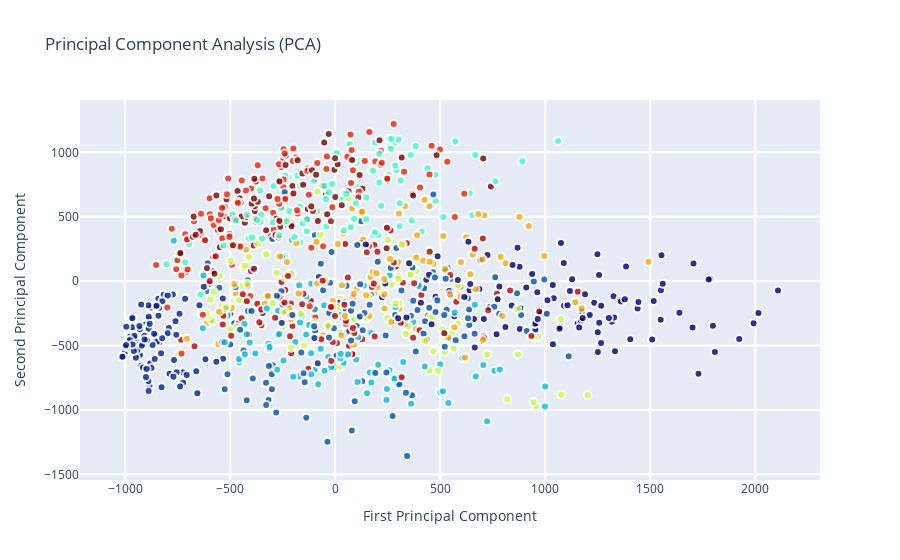

Write notebook code for a chart like this one.
### Code cell
X_5d = pca.transform(X[:1000])

trace0 = go.Scatter(
    x = X_5d[:,0],
    y = X_5d[:,1],
#     name = Target,
#     hoveron = Target,
    mode = 'markers',
    text = target[:1000],
    showlegend = False,
    marker = dict(
        size = 8,
        color = target[:1000],
        colorscale ='Jet',
        showscale = False,
        line = dict(
            width = 2,
            color = 'rgb(255, 255, 255)'
        ),
        opacity = 0.8
    )
)
data = [trace0]

layout = go.Layout(
    title= 'Principal Component Analysis (PCA)',
    hovermode= 'closest',
    xaxis= dict(
         title= 'First Principal Component',
        ticklen= 5,
        zeroline= False,
        gridwidth= 2,
    ),
    yaxis=dict(
        title= 'Second Principal Component',
        ticklen= 5,
        gridwidth= 2,
    ),
    showlegend= True
)


fig = dict(data=data, layout=layout)
py.iplot(fig, filename='styled-scatter')

### Figure 1 — Plotly figure (JSON) as saved in the notebook; plotly's stock layout.template omitted (floating-point values rounded to 4 significant figures; data arrays with more than 128 entries replaced by an {"elided": "..."} marker saying what was removed)
{"data": [{"marker": {"color": {"elided": "1000 int values"}, "colorscale": [[0, "rgb(0,0,131)"], [0.2, "rgb(0,60,170)"], [0.4, "rgb(5,255,255)"], [0.6, "rgb(255,255,0)"], [0.8, "rgb(250,0,0)"], [1, "rgb(128,0,0)"]], "line": {"color": "rgb(255, 255, 255)", "width": 2}, "opacity": 0.8, "showscale": false, "size": 8}, "mode": "markers", "showlegend": false, "text": {"elided": "1000 int values"}, "type": "scatter", "x": {"elided": "1000 float values"}, "y": {"elided": "1000 float values"}}], "layout": {"hovermode": "closest", "showlegend": true, "title": {"text": "Principal Component Analysis (PCA)"}, "xaxis": {"gridwidth": 2, "ticklen": 5, "title": {"text": "First Principal Component"}, "zeroline": false}, "yaxis": {"gridwidth": 2, "ticklen": 5, "title": {"text": "Second Principal Component"}}}}
